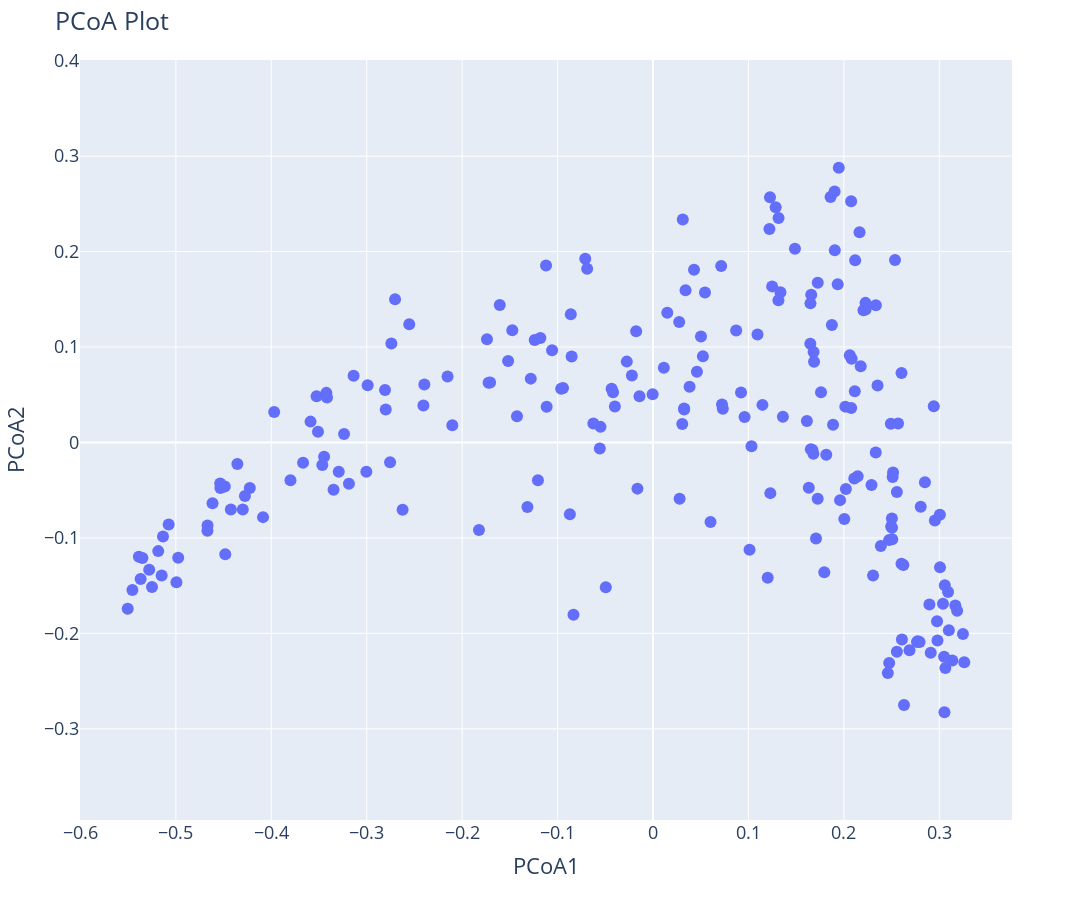

Notebook source saved alongside this figure:
### Code cell
gene_pipe.plot_pcoa_plotly(gene_pipe.coords, gene_pipe.selected_genes)

### Figure 1 — Plotly figure (JSON) as saved in the notebook; plotly's stock layout.template omitted (floating-point values rounded to 4 significant figures; data arrays with more than 128 entries replaced by an {"elided": "..."} marker saying what was removed)
{"data": [{"hovertemplate": "<b>%{hovertext}</b><br><br>PCoA1=%{x}<br>PCoA2=%{y}<extra></extra>", "hovertext": {"elided": "219 str values"}, "legendgroup": "", "marker": {"color": "#636efa", "size": 12, "symbol": "circle"}, "mode": "markers", "name": "", "orientation": "v", "showlegend": false, "type": "scatter", "x": {"elided": "219 float values"}, "xaxis": "x", "y": {"elided": "219 float values"}, "yaxis": "y"}], "layout": {"font": {"size": 18}, "height": 900, "legend": {"tracegroupgap": 0}, "margin": {"t": 60}, "title": {"text": "PCoA Plot"}, "width": 1200, "xaxis": {"anchor": "y", "domain": [0, 1], "range": [-0.6004, 0.3761], "title": {"text": "PCoA1"}}, "yaxis": {"anchor": "x", "domain": [0, 1], "range": [-0.3326, 0.3378], "scaleanchor": "x", "scaleratio": 1, "title": {"text": "PCoA2"}}}}
